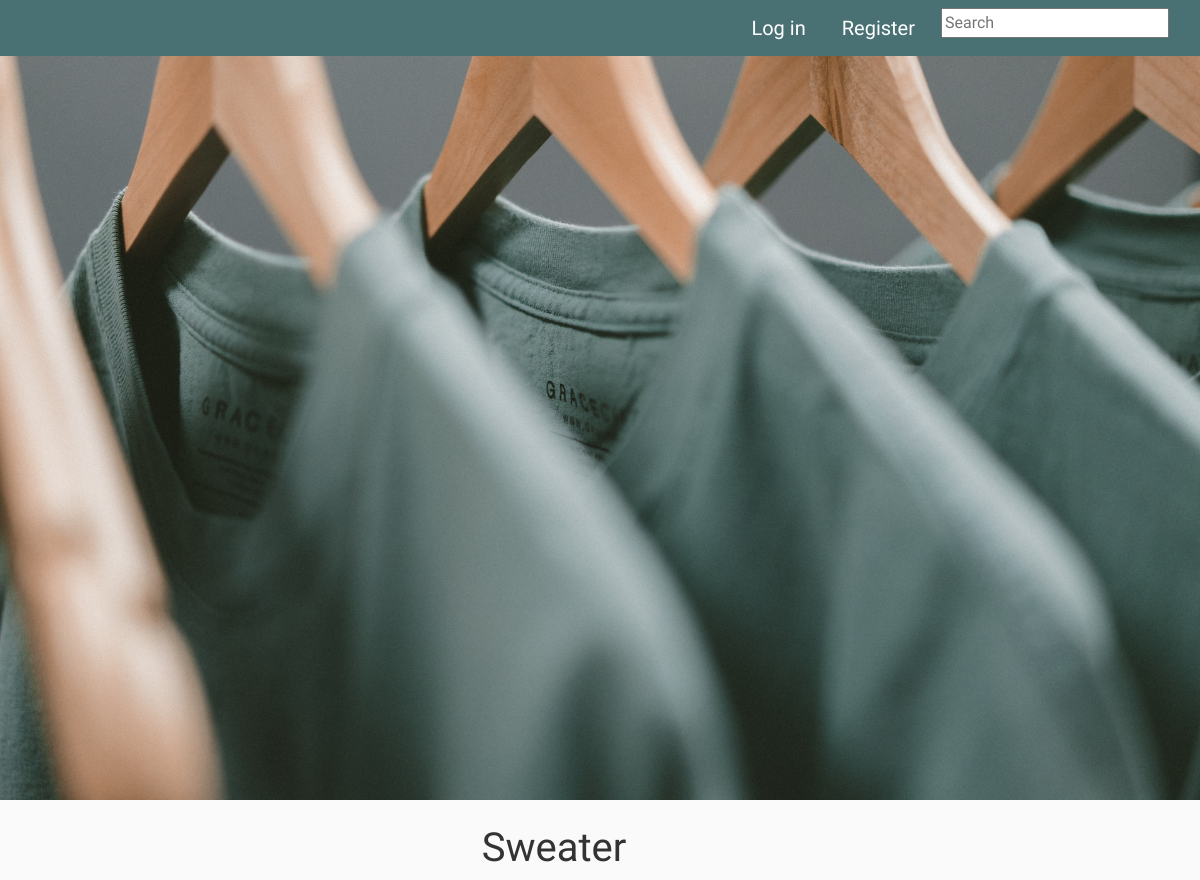
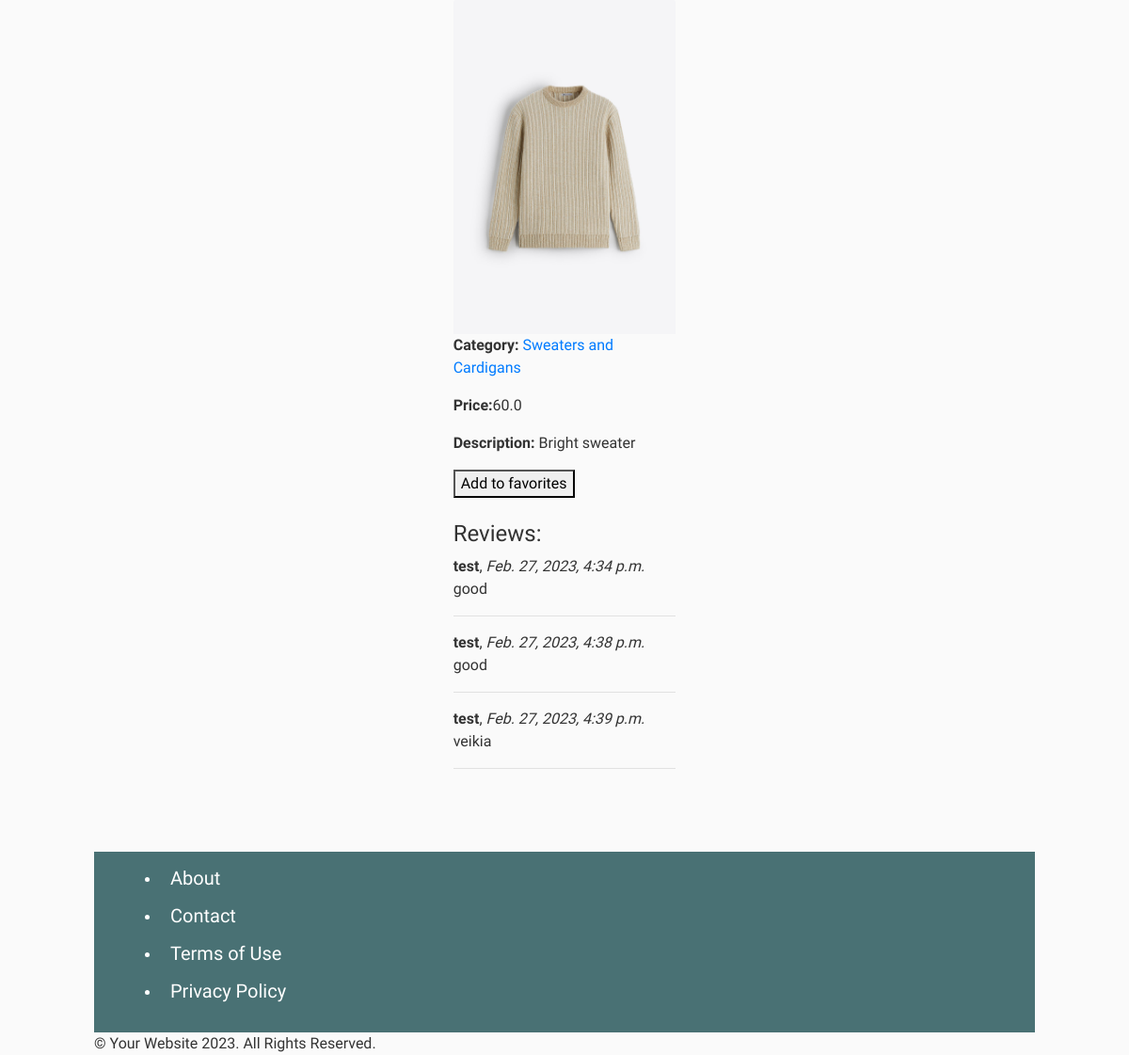
The app's page /main/products/7 with its own data (2 pictures, top to bottom).
### main/models.py (models this page shows, shortened)
class Product(models.Model):
    title = models.CharField(_('Title'), max_length=200)
    category = models.ForeignKey(Category, related_name='product', on_delete=models.CASCADE)
    created_by = models.ForeignKey(User, on_delete=models.CASCADE, related_name='product_creator')
    description = models.TextField(blank=True)
    image = models.ImageField(upload_to='images/', default='images/default.png')
    price = models.FloatField()
    in_stock = models.BooleanField(default=True)
    quantity = models.IntegerField('Quantity', help_text='Item quantity', null=False)
    cover = models.ImageField('Cover', upload_to='covers', null=True)
    class Meta:
        verbose_name_plural = 'Products'

class Category(models.Model):
    name = models.CharField('Category name', max_length=200, help_text='Enter category')
    description = models.TextField('Description', max_length=2000, default='')
    class Meta:
        verbose_name_plural = 'categories'
        ordering = ('name',)
    def __str__(self):
        return self.name

class ProductReview(models.Model):
    product = models.ForeignKey('Product', on_delete=models.SET_NULL, null=True, blank=True)
    reviewer = models.ForeignKey(User, on_delete=models.SET_NULL, null=True, blank=True)
    date_created = models.DateTimeField(auto_now_add=True)
    content = models.TextField('Atsiliepimas', max_length=2000)

### main/views.py (the view, shortened to what this page needs)
# urls.py: path('products/<int:pk>', views.ProductDetailView.as_view(),name='product-detail'),
class ProductDetailView(FormMixin, generic.DetailView):
    model = Product
    template_name = 'product_detail.html'
    paginate_by = 3
    form_class = ProductReviewForm
    ordering = ['-created_by']

### main/forms.py
class ProductReviewForm(forms.ModelForm):
    class Meta:
        model = ProductReview
        fields = ('content', 'product', 'reviewer',)
        widgets = {'product': forms.HiddenInput(), 'reviewer': forms.HiddenInput()}

### main/templates/product_detail.html (shortened to what this page needs)
{% extends "base.html" %}
{% load static %}
{% block content %}
  <div class="container_brand">
    <div class="home_div">
      <div class="col-md-4">
        <h1>{{ product.title }}</h1>
        {% if product.cover %}
            <img src="{{ product.cover.url }}" class="card-img-top" alt="...">
          {% else %}
            <img src="{% static 'pictures/no-image.png' %}" class="card-img-top">
        {% endif %}
          <p><strong>Category:</strong> <a href="{% url 'category_detail' category_id %">{{ product.category }}</a></p>
          <p><strong>Price:</strong>{{product.price}}</p>
          <p><strong>Description:</strong> {{ product.description }}</p>
          <form action="{% url 'add_to_favorites' product.id %}" method="post">
            <button type="submit">Add to favorites</button>
          </form>
            <h4>Reviews:</h4>
            {% if product.productreview_set.all %}
              {% for review in product.productreview_set.all %}
                <strong>{{  review.reviewer  }}</strong>, <em>{{ review.date_created }}</em>
                <p>{{ review.content }}</p>
                <hr>
              {% endfor %}
            {% else %}
              <p>Product doesn't have reviews</p>
            {% endif %}
        </div>
{% endblock %}

### main/static/css/style.css (style rules this page uses)
body { background: #fafafa; color: #333333; margin-top: 5rem; box-sizing: border-box; max-width: 100%; max-height: 100%; margin: 0; font-family: 'Raleway', sans-serif; }
.home_div { display: flex; justify-content: center; align-items: center; flex-direction: column; max-width: 800px; width: 100%; margin: 0 !important; }
.container_brand { display: flex; justify-content: center; align-items: center; min-height: 100% ; width:100%; margin: 0; }

### records on screen
Product: title "Sweater", cover (picture), category "Sweaters and Cardigans", price "60.0", description "Bright sweater"
ProductReview: reviewer "test", date_created "Feb. 27, 2023, 4:34 p.m.", content "good"
ProductReview: reviewer "test", date_created "Feb. 27, 2023, 4:38 p.m.", content "good"
ProductReview: reviewer "test", date_created "Feb. 27, 2023, 4:39 p.m.", content "veikia"
